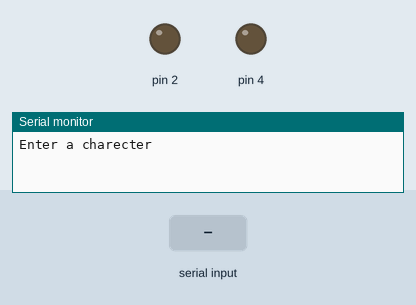
Recording of a sketch running on a simulated Arduino Uno, built with avr-gcc and run on an emulated ATmega328P. On the bench: output pins drawn as LEDs (lit = HIGH), the last lines printed to the serial monitor. Inputs (shaded band) come from the test bench.

Above: at 1.2 s.
1.3 s: "a" received over Serial
At 2.0 s:
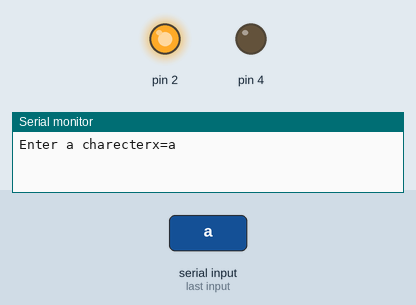
2.8 s: "c" received over Serial
At 3.2 s:
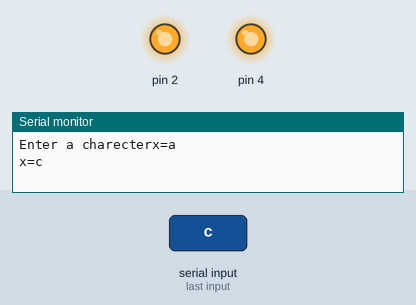
4.3 s: "b" received over Serial
At 5.5 s:
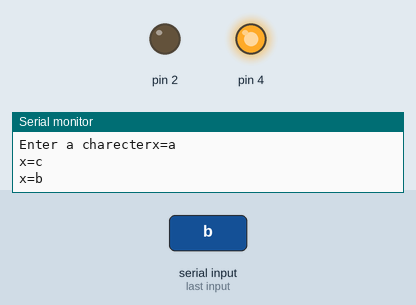
Timing chart, 0 to 7.3 s (numbered marks = the images above; inputs shaded):
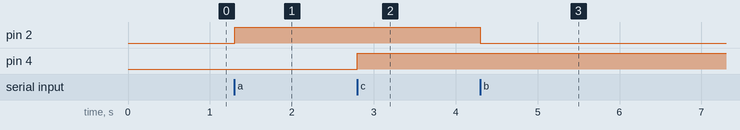

Measured:
- after the input at 1.3 s, pin 2: LOW → HIGH at once
- after the input at 2.8 s, pin 4: LOW → HIGH at once
- after the input at 4.3 s, pin 2: HIGH → LOW at once

The sketch:

Serial_Input__2_leds_.ino
```cpp
void setup() {
  pinMode(2, OUTPUT);
  pinMode(4, OUTPUT);
  digitalWrite(2, LOW);
  digitalWrite(4, LOW);
  Serial.begin(9600);
  Serial.print("Enter a charecter");
}

void loop() {
 if (Serial.available()) {
   Serial.print("x=");
   char x = Serial.read();
   Serial.println(x);
   if (x == 'a') {
       digitalWrite(2, HIGH);
    }
   if (x == 'b') {
     digitalWrite(2, LOW);  // switch LED Off
    }
    if (x == 'c') {
       digitalWrite(4, HIGH);
    }
    if (x == 'd') {
     digitalWrite(4, LOW);  // switch LED Off
    }
}
}
```
